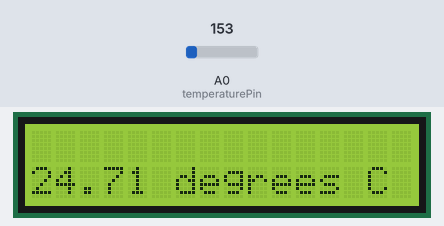
Bench run of a sketch on a simulated Arduino Uno, built with avr-gcc and run on an emulated ATmega328P. Parts: 16×2 character LCD. The test bench sets the inputs (shaded band); at power-on: A0 (temperaturePin) = 153.

Above: at 1.2 s.
1.3 s: A0 (temperaturePin) set to 165
At 2.6 s:
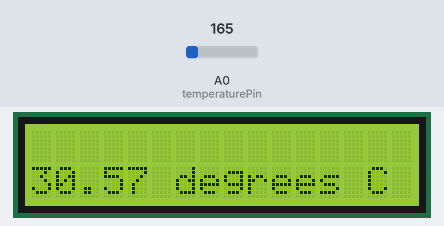
4.3 s: A0 (temperaturePin) set to 114
At 5.5 s:
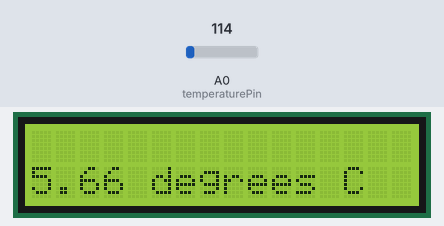
7.3 s: A0 (temperaturePin) set to 133
At 7.7 s:
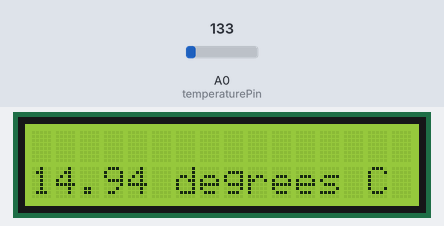
Timing chart, 0 to 10.3 s (numbered marks = the images above; inputs shaded):
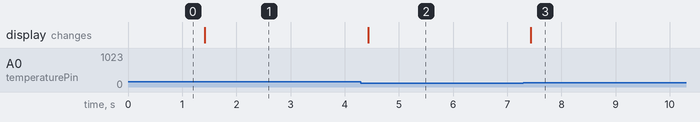

The sketch:

digital_temperature_sensor1.ino
```cpp
// C++ code
//
#include <Adafruit_LiquidCrystal.h>

int temperaturePin = 0; //Declaring temperature pin
Adafruit_LiquidCrystal lcd_1(0);

void setup()
{
  lcd_1.begin(16, 2); //Setup for LCD 16x2
}

void loop()
{
lcd_1.clear(); //Clearing the screen of LCD
int reading = analogRead(temperaturePin);  //storing value of temperature in "reading" variable

float voltage = reading * 5.0;
voltage /= 1024.0;
float temperatureC = (voltage - 0.5) * 100 ; //Calculations to determine value of temperature in celsius
lcd_1.setCursor(0,1); // Staring sentence at coloumn 0 and row 1 of the LCD
lcd_1.print(temperatureC);
lcd_1.println(" degrees C ");
delay(100); // Delay to improve simulation
}
```

Measured:
- after the input at 1.3 s, the display: changes after 0.11 s (image 1)
- after the input at 4.3 s, the display: changes after 0.13 s (image 2)
- after the input at 7.3 s, the display: changes after 0.13 s (image 3)
